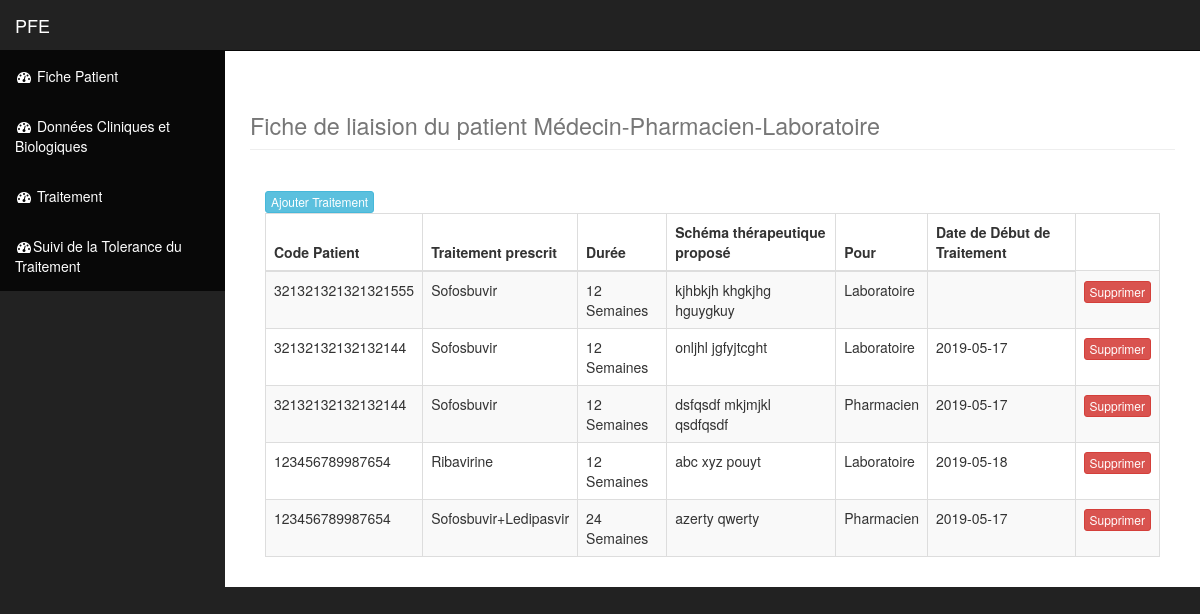
Page /mt/index3.php on the committed database.
### tables this page shows
CREATE TABLE IF NOT EXISTS `traitement` (
  `idtrait` int(11) NOT NULL AUTO_INCREMENT,
  `codepa` varchar(100) NOT NULL,
  `traitement` varchar(100) NOT NULL,
  `duree` varchar(100) NOT NULL,
  `schem` varchar(100) NOT NULL,
  `pour` varchar(50) NOT NULL,
  `datee` varchar(50) NOT NULL,
  `nommed` varchar(100) NOT NULL,
  `telmed` varchar(100) NOT NULL,
  PRIMARY KEY (`idtrait`)
);

### mt/index3.php (the view, shortened to what this page needs)
<!DOCTYPE html>
<html lang="en">
<head>
    <link href="css/bootstrap.min.css" rel="stylesheet">
    <link href="css/sb-admin.css" rel="stylesheet">
    <link href="css/plugins/morris.css" rel="stylesheet">
    <link href="font-awesome/css/font-awesome.min.css" rel="stylesheet" type="text/css">
</head>
<?php
 $hote = 'localhost';
$base = 'pfehop';
$user = 'root';
$pass = '';
$db = mysqli_connect ($hote, $user, $pass,$base) or die (mysqli_error ());
        ?>
<body>
    <div id="wrapper">
        <nav class="navbar navbar-inverse navbar-fixed-top" role="navigation">
            <div class="navbar-header">
                <a class="navbar-brand" href="index1.php">PFE</a>
            </div>
            <div class="collapse navbar-collapse navbar-ex1-collapse">
                <ul class="nav navbar-nav side-nav">
                    <li class="active">
                       <a href="index1.php"><i class="fa fa-fw fa-dashboard"></i> Fiche Patient </a>
                    </li>
					<li class="active">
                       <a href="index2.php"><i class="fa fa-fw fa-dashboard"></i> Données Cliniques et Biologiques </a>
                    </li>
                    <li class="active">
                       <a href="index3.php"><i class="fa fa-fw fa-dashboard"></i> Traitement </a>
                    </li>
					<li class="active">
                       <a href="index4.php"><i class="fa fa-fw fa-dashboard"></i>Suivi de la Tolerance du Traitement </a>
                    </li>
                </ul>
            </div>
        </nav>
        <div id="page-wrapper">
            <div class="container-fluid">
                <div class="row">
                    <div class="col-lg-12">
                        <h1 class="page-header">
                            <small>Fiche de liaision du patient Médecin-Pharmacien-Laboratoire</small>
                        </h1>
                    </div>
                </div>
             <div class="col-lg-12">
                        <h2></h2> <a href="ajoutertrait.php?action=ajoutertrait" type="button" class="btn btn-xs btn-info">Ajouter  Traitement</a>
                        <div class="table-responsive">
                            <table class="table table-bordered table-hover table-striped">
                                <thead>
                                    <tr>
                                        <th>Code Patient</th>
                                        <th>Traitement prescrit</th>
                                        <th>Durée</th>
										<th>Schéma thérapeutique proposé</th>
									    <th>Pour</th>
										<th>Date de Début de Traitement</th>
                                    </tr>
                                </thead>
                                <tbody>
                                 <?php
                $query = 'SELECT * FROM traitement ';
                    $result = mysqli_query($db,$query) or die (mysql_error($db));
                        while ( $row = mysqli_fetch_assoc($result)) {
                            echo '<tr>';
                            echo '<td>'. $row['codepa'].'</td>';
                            echo '<td>'. $row['traitement'].'</td>';
                            echo '<td>'. $row['duree'].'</td>';
							echo '<td>'. $row['schem'].'</td>';
							echo '<td>'. $row['pour'].'</td>';
							echo '<td>'. $row['datee'].'</td>';
                            echo '<td> <a  type="button" class="btn btn-xs btn-danger" href="deltrait.php?type=trait&delete & id='. $row['idtrait'] . '">Supprimer </a> </td>';
                            echo '</tr> ';
                }
            ?>
                                </body>
</body>
</html>

### mt/css/sb-admin.css (style rules this page uses)
body { margin-top: 100px; background-color: #222; }
@media (min-width:768px) { body { margin-top: 50px; } }
#wrapper { padding-left: 0; }
#page-wrapper { width: 100%; padding: 0; background-color: #fff; }
@media (min-width:768px) { #wrapper { padding-left: 225px; } }
@media (min-width:768px) { #page-wrapper { padding: 10px; } }
@media (min-width:768px) { .side-nav { position: fixed; top: 51px; left: 225px; width: 225px; margin-left: -225px; border: none; border-radius: 0; overflow-y: auto; background-color: #222; bottom: 0; overflow-x: hidden; padding-bottom: 40px; } }
@media (min-width:768px) { .side-nav>li>a { width: 225px; } }

### rows in the picture
traitement: codepa "321321321321321555", traitement "Sofosbuvir", duree "12 Semaines", schem "kjhbkjh khgkjhg hguygkuy", pour "Laboratoire"
traitement: codepa "32132132132132144", traitement "Sofosbuvir", duree "12 Semaines", schem "onljhl jgfyjtcght", pour "Laboratoire", datee "2019-05-17"
traitement: codepa "32132132132132144", traitement "Sofosbuvir", duree "12 Semaines", schem "dsfqsdf mkjmjkl qsdfqsdf", pour "Pharmacien", datee "2019-05-17"
traitement: codepa "123456789987654", traitement "Ribavirine", duree "12 Semaines", schem "abc xyz pouyt", pour "Laboratoire", datee "2019-05-18"
traitement: codepa "123456789987654", traitement "Sofosbuvir+Ledipasvir", duree "24 Semaines", schem "azerty qwerty", pour "Pharmacien", datee "2019-05-17"
